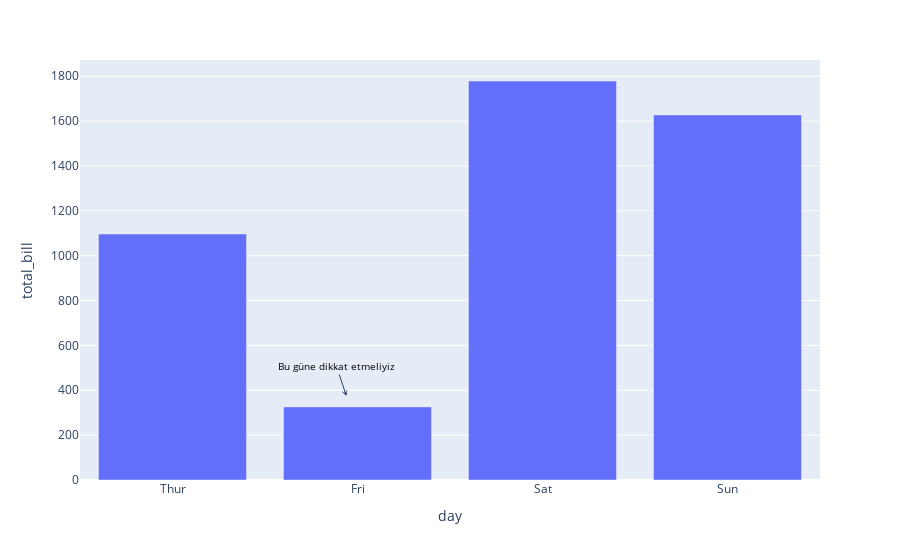

Notebook code cell kept with this figure:
### Code cell
# liste halinde istediğimiz kadar annotation ekleyebiliriz
fig.update_layout({'annotations': [annotation]})
fig.show()

### Figure 1 — Plotly figure (JSON) as saved in the notebook; plotly's stock layout.template omitted (floating-point values rounded to 4 significant figures)
{"data": [{"alignmentgroup": "True", "hovertemplate": "day=%{x}<br>total_bill=%{y}<extra></extra>", "legendgroup": "", "marker": {"color": "#636efa"}, "name": "", "offsetgroup": "", "orientation": "v", "showlegend": false, "textposition": "auto", "type": "bar", "x": ["Thur", "Fri", "Sat", "Sun"], "xaxis": "x", "y": [1096.0, 325.9, 1778.0, 1627.0], "yaxis": "y"}], "layout": {"annotations": [{"arrowhead": 3, "font": {"color": "black", "size": 10}, "showarrow": true, "text": "Bu güne dikkat etmeliyiz", "x": 0.36, "xref": "paper", "y": 0.2, "yref": "paper"}], "barmode": "relative", "legend": {"tracegroupgap": 0}, "margin": {"t": 60}, "xaxis": {"anchor": "y", "domain": [0, 1], "title": {"text": "day"}}, "yaxis": {"anchor": "x", "domain": [0, 1], "title": {"text": "total_bill"}}}}
